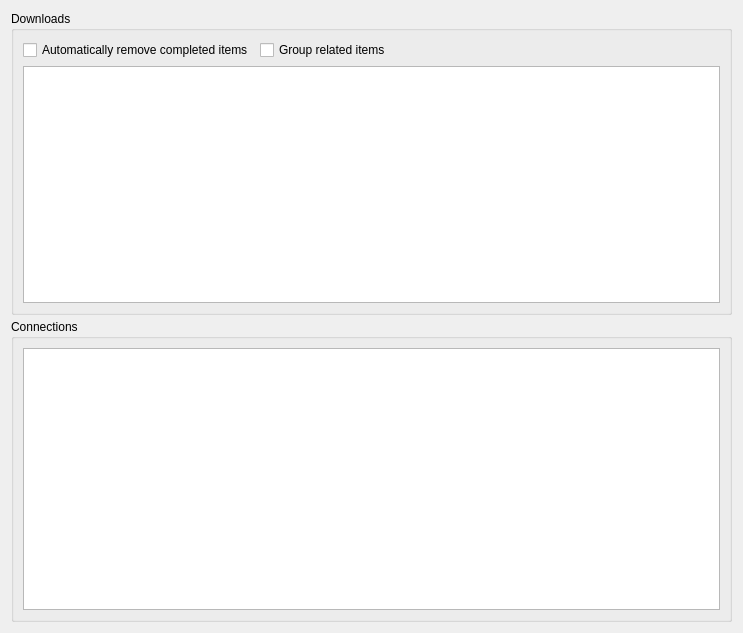
<?xml version="1.0" encoding="UTF-8"?>
<ui version="4.0">
 <class>Downloads</class>
 <widget class="QWidget" name="Downloads">
  <property name="geometry">
   <rect>
    <x>0</x>
    <y>0</y>
    <width>743</width>
    <height>633</height>
   </rect>
  </property>
  <property name="windowTitle">
   <string>Downloads</string>
  </property>
  <property name="windowIcon">
   <iconset resource="resource.qrc">
    <normaloff>:/resource/16x16_ico_png/ico_download.png</normaloff>:/resource/16x16_ico_png/ico_download.png</iconset>
  </property>
  <layout class="QGridLayout" name="gridLayout">
   <item row="1" column="0">
    <layout class="QVBoxLayout" name="verticalLayout">
     <property name="spacing">
      <number>0</number>
     </property>
     <item>
      <widget class="QGroupBox" name="grpTasks">
       <property name="title">
        <string>Downloads</string>
       </property>
       <property name="flat">
        <bool>false</bool>
       </property>
       <layout class="QGridLayout" name="gridLayout_2">
        <item row="0" column="0">
         <layout class="QHBoxLayout" name="horizontalLayout">
          <item>
           <widget class="QCheckBox" name="chkRemoveComplete">
            <property name="text">
             <string>Automatically remove completed items</string>
            </property>
           </widget>
          </item>
          <item>
           <widget class="QCheckBox" name="chkGroupSimilar">
            <property name="text">
             <string>Group related items</string>
            </property>
           </widget>
          </item>
          <item>
           <spacer name="horizontalSpacer">
            <property name="orientation">
             <enum>Qt::Horizontal</enum>
            </property>
            <property name="sizeHint" stdset="0">
             <size>
              <width>40</width>
              <height>20</height>
             </size>
            </property>
           </spacer>
          </item>
         </layout>
        </item>
        <item row="1" column="0">
         <widget class="QTableView" name="tableTasks">
          <property name="contextMenuPolicy">
           <enum>Qt::CustomContextMenu</enum>
          </property>
          <property name="tabKeyNavigation">
           <bool>false</bool>
          </property>
          <property name="selectionBehavior">
           <enum>QAbstractItemView::SelectRows</enum>
          </property>
          <property name="showGrid">
           <bool>false</bool>
          </property>
          <property name="gridStyle">
           <enum>Qt::SolidLine</enum>
          </property>
          <attribute name="horizontalHeaderMinimumSectionSize">
           <number>16</number>
          </attribute>
          <attribute name="horizontalHeaderStretchLastSection">
           <bool>true</bool>
          </attribute>
          <attribute name="verticalHeaderVisible">
           <bool>false</bool>
          </attribute>
          <attribute name="verticalHeaderDefaultSectionSize">
           <number>16</number>
          </attribute>
          <attribute name="verticalHeaderMinimumSectionSize">
           <number>16</number>
          </attribute>
         </widget>
        </item>
       </layout>
      </widget>
     </item>
     <item>
      <widget class="QLabel" name="splitter">
       <property name="maximumSize">
        <size>
         <width>16777215</width>
         <height>4</height>
        </size>
       </property>
       <property name="cursor">
        <cursorShape>SizeVerCursor</cursorShape>
       </property>
       <property name="mouseTracking">
        <bool>false</bool>
       </property>
       <property name="frameShadow">
        <enum>QFrame::Raised</enum>
       </property>
       <property name="lineWidth">
        <number>2</number>
       </property>
       <property name="text">
        <string/>
       </property>
      </widget>
     </item>
     <item>
      <widget class="QGroupBox" name="grpConns">
       <property name="maximumSize">
        <size>
         <width>16777215</width>
         <height>16777215</height>
        </size>
       </property>
       <property name="title">
        <string>Connections</string>
       </property>
       <property name="flat">
        <bool>false</bool>
       </property>
       <layout class="QGridLayout" name="gridLayout_4">
        <item row="0" column="0">
         <widget class="QTableView" name="tableConns">
          <property name="contextMenuPolicy">
           <enum>Qt::CustomContextMenu</enum>
          </property>
          <property name="tabKeyNavigation">
           <bool>false</bool>
          </property>
          <property name="selectionBehavior">
           <enum>QAbstractItemView::SelectRows</enum>
          </property>
          <property name="showGrid">
           <bool>false</bool>
          </property>
          <attribute name="horizontalHeaderMinimumSectionSize">
           <number>16</number>
          </attribute>
          <attribute name="horizontalHeaderStretchLastSection">
           <bool>true</bool>
          </attribute>
          <attribute name="verticalHeaderVisible">
           <bool>false</bool>
          </attribute>
          <attribute name="verticalHeaderDefaultSectionSize">
           <number>16</number>
          </attribute>
          <attribute name="verticalHeaderMinimumSectionSize">
           <number>16</number>
          </attribute>
         </widget>
        </item>
       </layout>
      </widget>
     </item>
    </layout>
   </item>
  </layout>
  <action name="actionTaskDelete">
   <property name="icon">
    <iconset resource="resource.qrc">
     <normaloff>:/resource/16x16_ico_png/ico_delete.png</normaloff>:/resource/16x16_ico_png/ico_delete.png</iconset>
   </property>
   <property name="text">
    <string>Delete</string>
   </property>
   <property name="toolTip">
    <string>Delete selected downloads</string>
   </property>
   <property name="shortcut">
    <string>Del</string>
   </property>
  </action>
  <action name="actionTaskFlush">
   <property name="icon">
    <iconset>
     <normaloff>:/resource/16x16_ico_png/ico_flush.png</normaloff>:/resource/16x16_ico_png/ico_flush.png</iconset>
   </property>
   <property name="text">
    <string>Write headers</string>
   </property>
   <property name="toolTip">
    <string>Write headers to disk during download</string>
   </property>
  </action>
  <action name="actionTaskResume">
   <property name="icon">
    <iconset resource="resource.qrc">
     <normaloff>:/resource/16x16_ico_png/ico_task_resume.png</normaloff>:/resource/16x16_ico_png/ico_task_resume.png</iconset>
   </property>
   <property name="text">
    <string>Resume</string>
   </property>
   <property name="toolTip">
    <string>Resume paused downloads</string>
   </property>
   <property name="shortcut">
    <string>Ctrl+R</string>
   </property>
  </action>
  <action name="actionTaskPause">
   <property name="icon">
    <iconset resource="resource.qrc">
     <normaloff>:/resource/16x16_ico_png/ico_task_pause.png</normaloff>:/resource/16x16_ico_png/ico_task_pause.png</iconset>
   </property>
   <property name="text">
    <string>Pause</string>
   </property>
   <property name="toolTip">
    <string>Pause selected downloads</string>
   </property>
   <property name="shortcut">
    <string>Ctrl+P</string>
   </property>
  </action>
  <action name="actionTaskClear">
   <property name="icon">
    <iconset>
     <normaloff>:/resource/16x16_ico_png/ico_trash.png</normaloff>:/resource/16x16_ico_png/ico_trash.png</iconset>
   </property>
   <property name="text">
    <string>Clear</string>
   </property>
   <property name="toolTip">
    <string>Clear finished downloads</string>
   </property>
  </action>
  <action name="actionTaskOpenLog">
   <property name="icon">
    <iconset resource="resource.qrc">
     <normaloff>:/resource/16x16_ico_png/ico_log.png</normaloff>:/resource/16x16_ico_png/ico_log.png</iconset>
   </property>
   <property name="text">
    <string>Open log</string>
   </property>
   <property name="toolTip">
    <string>Open log file</string>
   </property>
  </action>
  <action name="actionConnOpenLog">
   <property name="icon">
    <iconset resource="resource.qrc">
     <normaloff>:/resource/16x16_ico_png/ico_log.png</normaloff>:/resource/16x16_ico_png/ico_log.png</iconset>
   </property>
   <property name="text">
    <string>Open log</string>
   </property>
   <property name="toolTip">
    <string>Open log file</string>
   </property>
  </action>
  <action name="actionConnDelete">
   <property name="icon">
    <iconset resource="resource.qrc">
     <normaloff>:/resource/16x16_ico_png/ico_delete.png</normaloff>:/resource/16x16_ico_png/ico_delete.png</iconset>
   </property>
   <property name="text">
    <string>Delete</string>
   </property>
   <property name="toolTip">
    <string>Disconnect and deleted selected connections</string>
   </property>
   <property name="shortcut">
    <string>Shift+Del</string>
   </property>
  </action>
  <action name="actionConnect">
   <property name="checkable">
    <bool>true</bool>
   </property>
   <property name="icon">
    <iconset resource="resource.qrc">
     <normaloff>:/resource/16x16_ico_png/ico_start.png</normaloff>:/resource/16x16_ico_png/ico_start.png</iconset>
   </property>
   <property name="text">
    <string>Connect</string>
   </property>
   <property name="toolTip">
    <string>Connect to servers</string>
   </property>
   <property name="shortcut">
    <string>Ctrl+C</string>
   </property>
  </action>
  <action name="actionConnClone">
   <property name="icon">
    <iconset resource="resource.qrc">
     <normaloff>:/resource/16x16_ico_png/ico_conn_clone.png</normaloff>:/resource/16x16_ico_png/ico_conn_clone.png</iconset>
   </property>
   <property name="text">
    <string>Clone</string>
   </property>
   <property name="toolTip">
    <string>Create new connection based on existing connection</string>
   </property>
   <property name="shortcut">
    <string>Ctrl+Shift+C</string>
   </property>
  </action>
  <action name="actionTaskMoveUp">
   <property name="icon">
    <iconset resource="resource.qrc">
     <normaloff>:/resource/16x16_ico_png/ico_task_moveup.png</normaloff>:/resource/16x16_ico_png/ico_task_moveup.png</iconset>
   </property>
   <property name="text">
    <string>Move Up</string>
   </property>
   <property name="toolTip">
    <string>Move selected downloads up</string>
   </property>
  </action>
  <action name="actionTaskMoveDown">
   <property name="icon">
    <iconset resource="resource.qrc">
     <normaloff>:/resource/16x16_ico_png/ico_task_movedown.png</normaloff>:/resource/16x16_ico_png/ico_task_movedown.png</iconset>
   </property>
   <property name="text">
    <string>Move Down</string>
   </property>
   <property name="toolTip">
    <string>Move selected downloads down</string>
   </property>
  </action>
  <action name="actionTaskMoveTop">
   <property name="icon">
    <iconset resource="resource.qrc">
     <normaloff>:/resource/16x16_ico_png/ico_task_movetop.png</normaloff>:/resource/16x16_ico_png/ico_task_movetop.png</iconset>
   </property>
   <property name="text">
    <string>Top</string>
   </property>
   <property name="toolTip">
    <string>Move selected downloads to top</string>
   </property>
  </action>
  <action name="actionTaskMoveBottom">
   <property name="icon">
    <iconset resource="resource.qrc">
     <normaloff>:/resource/16x16_ico_png/ico_task_movebottom.png</normaloff>:/resource/16x16_ico_png/ico_task_movebottom.png</iconset>
   </property>
   <property name="text">
    <string>Bottom</string>
   </property>
   <property name="toolTip">
    <string>Move selected downloads to bottom</string>
   </property>
  </action>
  <action name="actionPreferSSL">
   <property name="checkable">
    <bool>true</bool>
   </property>
   <property name="icon">
    <iconset resource="resource.qrc">
     <normaloff>:/resource/16x16_ico_png/ico_lock.png</normaloff>:/resource/16x16_ico_png/ico_lock.png</iconset>
   </property>
   <property name="text">
    <string>Prefer SSL</string>
   </property>
   <property name="toolTip">
    <string>Use SSL with SSL enabled servers</string>
   </property>
  </action>
  <action name="actionThrottle">
   <property name="checkable">
    <bool>true</bool>
   </property>
   <property name="icon">
    <iconset resource="resource.qrc">
     <normaloff>:/resource/16x16_ico_png/ico_throttle.png</normaloff>:/resource/16x16_ico_png/ico_throttle.png</iconset>
   </property>
   <property name="text">
    <string>Throttle</string>
   </property>
   <property name="toolTip">
    <string>Toggle throttle</string>
   </property>
   <property name="shortcut">
    <string>Ctrl+T</string>
   </property>
  </action>
 </widget>
 <tabstops>
  <tabstop>chkRemoveComplete</tabstop>
  <tabstop>chkGroupSimilar</tabstop>
  <tabstop>tableTasks</tabstop>
  <tabstop>tableConns</tabstop>
 </tabstops>
 <resources>
  <include location="resource.qrc"/>
 </resources>
 <connections/>
</ui>
